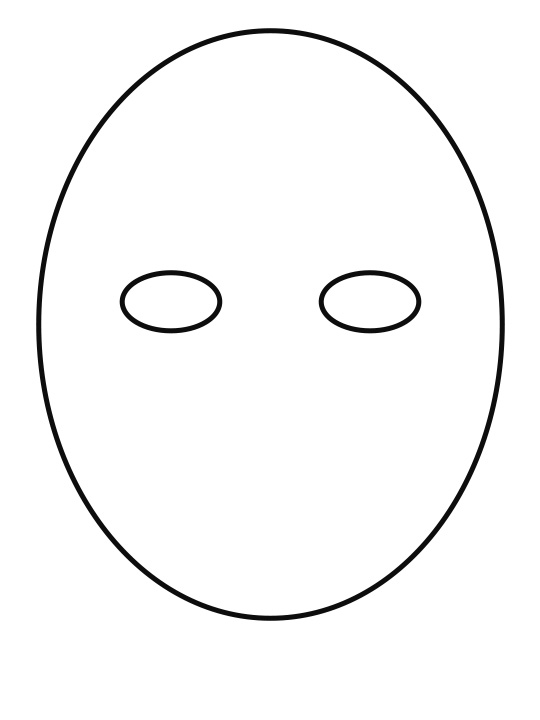
#> input picture mask.jpg, 540 x 720 px
$ python main.py
#> lines starting #> are read from the running program, lines starting #| are printed output that depends on the picture; after the words box and inside, x2 and y2 are one past the last pixel; in counts of white or black regions, pixels touching at a corner belong together
### classes.py
import cv2 as cv


class Src:
    # [9 lines left out: function __init__, not called in this run]

    def set_eye(self, ly, lx, ry, rx, ll, rl):
        self.left = Eye(ly, lx, ll)
        self.right = Eye(ry, rx, rl)

    def set_skin(self, color):
        self.skin = color


class Eye:
    # [4 lines left out: function __init__, not called in this run]

    def set_bright(self, bright):
        self.bright = bright


# ================================================================
class Contact:
    def __init__(self, img):
        self.img = cv.cvtColor(img, cv.COLOR_BGRA2GRAY)

    def resize(self, ll, rl):
        self.left = Size(cv.resize(self.img, (ll, ll)))
        self.right = Size(cv.resize(self.img, (rl, rl)))


class Size:
    def __init__(self, img):
        self.img = img
        self.length = img.shape[0]


# ================================================================
class Mask:
    # <value> - マスクの二値化された値(1 or 0)
    def __init__(self, value, h, w):
        self.value = value
        self.h, self.w = h, w

### main.py
import cv2 as cv

from classes import Mask, Src
from adjustment import adjustment
from detection import detection
from contact import contact


# ================================================================
def make_mask():
    mask_img = cv.imread('mask.jpg', -1)
#> mask_img is the input picture: shape (720, 540); min 4, max 255, mean 248.2

    h, w = mask_img.shape[0], mask_img.shape[1]
#> h = 720; w = 540

    value = [[0 for i in range(w)] for j in range(h)]
    for y in range(h):
        for x in range(w):
            if mask_img[y, x] < 200:
                value[y][x] = 1
            else:
                value[y][x] = 0

    mask = Mask(value, h, w)

    return mask


# ================================================================
def camera(mask):
    cap = cv.VideoCapture(0)
    cap.set(cv.CAP_PROP_FPS, 60)
    # cap.set(cv.CAP_PROP_FRAME_WIDTH, 1080 * 2)
    # cap.set(cv.CAP_PROP_FRAME_HEIGHT, 1440 * 2)

    cap.set(cv.CAP_PROP_FRAME_HEIGHT, 720)

    ret, src = cap.read()
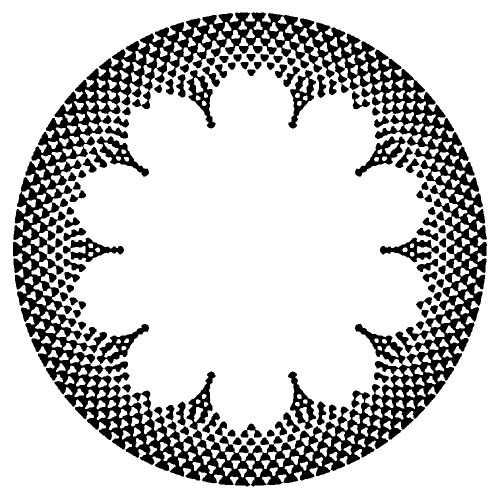
#> input picture rei.png, 1000 x 1000 px, given in place of the camera (shown at 1/2 size)
#> src is the input picture: shape (1000, 1000, 3); 79.7% white; 99 black regions, largest, box (x1, y1, x2, y2) and area: (26, 25, 974, 973) 158657, (193, 648, 298, 728) 2420, (193, 272, 298, 353) 2404
    imgX = src.copy()

    while 1:
        ret, img0 = cap.read()

        # [8 lines of commented-out code are left out]
        src = img0[int(img0.shape[0] / 2 - 360):int(img0.shape[0] / 2 + 360),
              int(img0.shape[1] / 2 - 270):int(img0.shape[1] / 2 + 270)]
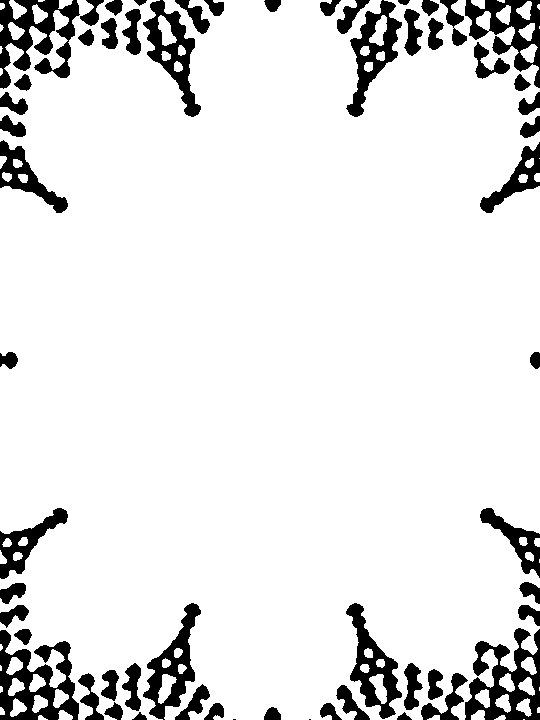
#> src: shape (720, 540, 3); 89.5% white; 58 black regions (2 under 20 px), largest, box (x1, y1, x2, y2) and area: (0, 630, 79, 720) 3470, (465, 628, 540, 720) 3357, (0, 0, 80, 89) 3345

        # WEBカメラ
        # src = cv.resize(imgX, (mask.w, mask.h))

        # マスクを被せた画像
        img = src.copy()
        for y in range(mask.h):
            for x in range(mask.w):
                if mask.value[y][x] == 1:
                    img[y, x] = [255, 255, 255]
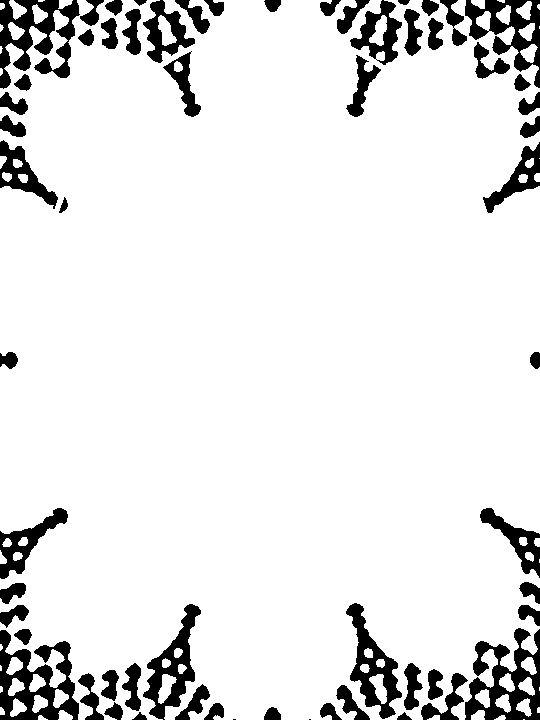
#> img: shape (720, 540, 3); 89.7% white; 61 black regions (2 under 20 px), largest, box (x1, y1, x2, y2) and area: (0, 630, 79, 720) 3470, (465, 628, 540, 720) 3357, (0, 0, 80, 89) 3345

        cv.imshow('TAKE: <SPACE-KEY>', cv.flip(img, 1))
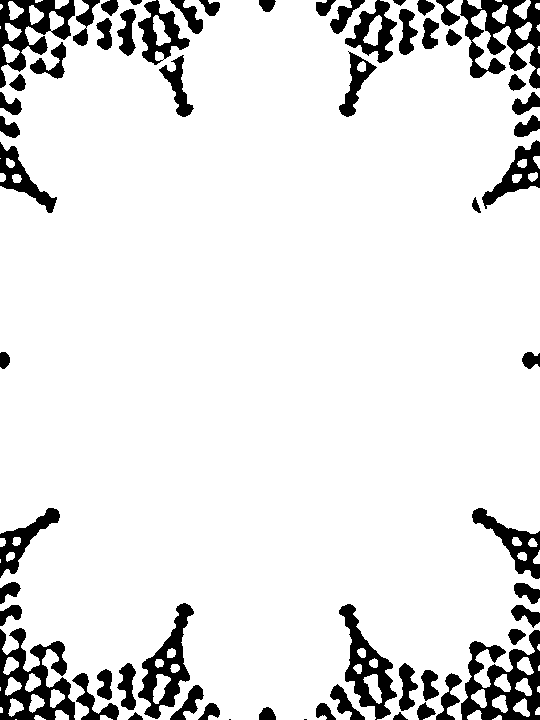
#> window 'TAKE: <SPACE-KEY>': shape (720, 540, 3); 89.7% white; 61 black regions (2 under 20 px), largest, box (x1, y1, x2, y2) and area: (461, 630, 540, 720) 3470, (0, 628, 75, 720) 3357, (460, 0, 540, 89) 3345
        key = cv.waitKey(1)
#> (key Esc is pressed here)

        if key == ord(' '):
            break

    cv.destroyAllWindows()
    cap.release()

    cv.imshow('DECISION: <SPACE-KEY>', img)
    key = cv.waitKey(0)
#> (key Esc is pressed here)
    cv.destroyAllWindows()
    if key == ord(' '):
        # WEBカメラ
        # return imgX

        # 内蔵カメラ
        return src
    else:
        # 再帰
        return camera(mask)
#> (key Enter is pressed here)


# ================================================================
def main():
    mask = make_mask()

    src = Src(camera(mask))

    cv.imshow('-FACE-  continue-(Press eny key)', cv.resize(src.img, (540, 720)))
    cv.waitKey(0)
    cv.destroyAllWindows()

    # 中心判定
    detection(src)

    # 調節
    adjustment(src)

    print("left<y: {},  x: {}>,  right<y: {},  x: {}>".format(src.left.y, src.left.x, src.right.y, src.right.x))
    print("l_length: {},  r_length: {}".format(src.left.length, src.right.length))

    contact(src)

    # 拡大
    # img = cv.resize(src.result, (540, 720))
    # cv.imshow('-RESULT-  continue-(Press eny key)', img)

    # 通常
    cv.imshow('-RESULT-  continue-(Press eny key)', src.result)

    cv.waitKey(0)

    cv.imwrite("result.jpg", src.result)


# ================================================================

if __name__ == "__main__":
    main()
